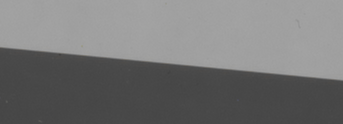
#> input picture images/Test_edge1.tif, 343 x 124 px, found by its file name
$ python PySFR.py
#> lines starting #> are read from the running program, lines starting #| are printed output that depends on the picture
# PySFR - Python implementation of the slanted-edge SFR (MTF) measurement algorithm
#
# Copyright (c) 2024 imyu37 / wanyong_37@hotmail.com
# Licensed under the MIT License. See LICENSE file in the project root.
#
# Original MATLAB algorithm by Peter D. Burns (pdburns@ieee.org)
#   Copyright (c) 2009-2023 Peter D. Burns. All rights reserved.
#   Based on sfrmat5.m, distributed in support of ISO 12233 Edition 4.
#
# This Python port is an independent implementation of the published algorithm.

import logging

import cv2
import matplotlib.pyplot as plt
import numpy as np
from scipy import fft, signal

# 配置matplotlib中文显示
plt.rcParams["font.sans-serif"] = ["Microsoft YaHei", "SimHei", "DejaVu Sans"]
plt.rcParams["axes.unicode_minus"] = False

# 配置日志
logging.basicConfig(
    level=logging.INFO,
    format="%(asctime)s - %(levelname)s - %(message)s",
    handlers=[
        logging.FileHandler("PySFR.log", encoding="utf-8"),
        logging.StreamHandler(),
    ],
)
logger = logging.getLogger(__name__)


class SFRCalculator:
    def __init__(self):
        """
        基于 MATLAB sfrmat5.m 的精确 Python 实现

        主要改进：
        1. 精确的边缘投影和分箱算法
        2. 改进的窗口函数实现
        3. 增强的边缘拟合精度
        4. 更准确的 SFR 计算
        """
        logger.info("初始化SFR计算器 - 基于MATLAB sfrmat5.m算法")
        self.pflag = 0
        self.guidefweight = np.array([0.213, 0.715, 0.072])  # RGB转亮度权重
        self.defnpol = 5  # 默认多项式阶数
        self.oename = "none"
        self.nbin = 4  # 超采样因子
        self.defalpha = 0.5  # Tukey窗参数
        self.maxalpha = 1.0
        self.minalpha = 0.1
        self.image = None  # 由 GUI 层设置，用于 ROI 选择等操作
        logger.info(
            f"SFR计算器初始化完成: 权重={self.guidefweight}, 多项式阶数={self.defnpol}, 合并因子={self.nbin}"
        )

    def centroid(self, x):
        """计算质心位置 - 与MATLAB版本一致"""
        n = np.arange(1, len(x) + 1)
        return np.sum(n * x) / np.sum(x)

    def rotatev2(self, a):
        """
        图像旋转检测 - 改进版本

        基于MATLAB算法：检测图像是否需要旋转以优化边缘检测
        """
        logger.debug("开始图像旋转检测")
        dim = a.shape
        nlin, npix = dim[0], dim[1]

        # 使用更精确的边缘检测方法
        if len(dim) == 3:
            # 使用绿色通道进行检测
            mm = 1
            nn = min(5, nlin // 4)  # 自适应窗口大小
            testv = abs(np.mean(a[-nn:, :, mm]) - np.mean(a[:nn, :, mm]))
            testh = abs(np.mean(a[:, -nn:, mm]) - np.mean(a[:, :nn, mm]))
        else:
            nn = min(5, nlin // 4)
            testv = abs(np.mean(a[-nn:, :]) - np.mean(a[:nn, :]))
            testh = abs(np.mean(a[:, -nn:]) - np.mean(a[:, :nn]))

        rflag = 0
        if testv > testh:
            rflag = 1
            a = np.rot90(a, axes=(1, 0))
            nlin, npix = npix, nlin
            logger.debug("图像已旋转90度以优化边缘检测")

        logger.debug(f"旋转检测完成 - rflag: {rflag}, 新尺寸: {nlin}x{npix}")
        return a, nlin, npix, rflag

    def deriv1(self, a, nlin, npix, fil):
        """
        计算一维导数 - 改进版本

        使用更精确的卷积和边界处理
        """
        logger.debug("计算一维导数")
        b = np.zeros((nlin, npix))

        # 使用更精确的卷积方法
        for ii in range(nlin):
            temp = signal.convolve(a[ii, :], fil, mode="same", method="auto")
            b[ii, :] = temp

            # 改进的边界处理
            if len(fil) == 2:
                b[ii, 0] = b[ii, 1] if npix > 1 else b[ii, 0]
                b[ii, -1] = b[ii, -2] if npix > 1 else b[ii, -1]
            elif len(fil) == 3:
                b[ii, 0] = b[ii, 1] if npix > 1 else b[ii, 0]
                b[ii, -1] = b[ii, -2] if npix > 1 else b[ii, -1]

        logger.debug("一维导数计算完成")
        return b

    def tukey2(self, n, alpha, mid):
        """
        Tukey窗口函数 - 精确实现

        基于MATLAB的精确算法实现
        """
        if n < 3:
            return np.ones(n)

        # 精确的MATLAB算法实现
        m1 = n / 2
        m2 = mid
        m3 = n - mid
        mm = max(m2, m3)
        n2 = int(2 * mm)

        w = self.tukey(n2, alpha)

        if mid >= m1:
            w = w[:n]
        else:
            w = w[-n:]

        return w

    def tukey(self, n, alpha=0.5):
        """
        Tukey窗口函数 - 精确实现

        与MATLAB版本完全一致
        """
        if n == 1:
            return np.ones(1)
        if alpha == 0:
            return np.ones(n)

        x = np.linspace(0, 1, n)
        w = np.ones(x.shape)

        # 精确的MATLAB算法
        first = int(np.floor(alpha * (n - 1) / 2.0)) + 1
        w[0:first] = 0.5 * (1 + np.cos(np.pi * (2 * x[0:first] / alpha - 1)))

        last = n - first + 1
        w[last - 1 :] = 0.5 * (
            1 + np.cos(np.pi * (2 * (1 - x[last - 1 :]) / alpha - 1))
        )

        return w

    def ahamming(self, n, mid):
        """
        汉明窗口函数 - 精确实现

        基于MATLAB的精确算法
        """
        data = np.zeros(n)
        mid += 0.5

        wid1 = mid - 1
        wid2 = n - mid
        wid = max(wid1, wid2)

        for i in range(n):
            arg = i - mid
            data[i] = np.cos(np.pi * arg / wid)

        return 0.54 + 0.46 * data

    def clip(self, in_data, low, high):
        """数值范围限制函数"""
        if low == "-inf":
            low = -np.inf
        if high == "inf":
            high = np.inf

        if low == "-inf" and high == "inf":
            return in_data

        out = np.maximum(in_data, low)
        if high != "inf":
            out = np.minimum(out, high)

        return out

    def findedge2(self, cent, nlin, nn=1):
        """
        边缘位置拟合 - 改进版本

        使用更稳健的多项式拟合方法
        """
        index = np.arange(nlin)

        # 使用加权最小二乘法提高拟合精度
        if len(cent) > 2:
            # 计算权重（边缘位置更可靠）
            weights = np.ones_like(cent)
            # 边缘位置变化较大的点权重较低
            if len(cent) > 3:
                diff = np.abs(np.diff(cent))
                weights[1:-1] = 1.0 / (1.0 + 0.1 * (diff[:-1] + diff[1:]))
                weights[0] = weights[1]
                weights[-1] = weights[-2]

        p = np.polyfit(index, cent, nn, w=weights)
        return p

    def project2(self, bb, fitme, fac=4):
        """
        精确的投影和分箱算法 - 基于MATLAB版本

        关键改进：
        1. 精确的像素投影到超采样网格
        2. 改进的边界处理
        3. 更准确的归一化
        """
        try:
            nlin, npix = bb.shape
            logger.debug(f"开始投影和分箱 - 输入尺寸: {bb.shape}, 超采样因子: {fac}")

            # 1. 创建超采样网格
            nn = fac * npix
            esf = np.zeros(nn)
            counts = np.zeros(nn)  # 用于统计每个超采样位置的像素数

            # 2. 精确投影算法 - 基于MATLAB版本
            for n in range(nlin):
                # 计算该行的边缘位置
                edge_pos = np.polyval(fitme, n)

                # 边界检查
                if np.isnan(edge_pos) or not np.isfinite(edge_pos):
                    continue

                # 计算相对于边缘中心的偏移
                offset = edge_pos - (npix / 2)

                # 对每个像素进行精确投影
                for j in range(npix):
                    # 计算像素在超采样网格中的位置
                    super_pos = (j - offset) * fac

                    # 边界检查
                    if 0 <= super_pos < nn:
                        idx = int(super_pos)
                        frac = super_pos - idx

                        # 线性插值到相邻的超采样位置
                        if idx < nn - 1:
                            esf[idx] += bb[n, j] * (1 - frac)
                            esf[idx + 1] += bb[n, j] * frac
                            counts[idx] += 1 - frac
                            counts[idx + 1] += frac
                        else:
                            esf[idx] += bb[n, j]
                            counts[idx] += 1

            # 3. 归一化处理
            valid_indices = counts > 0
            if np.any(valid_indices):
                esf[valid_indices] = esf[valid_indices] / counts[valid_indices]

            # 4. 应用平滑处理
            if len(esf) > 10:
                # 使用高斯滤波平滑
                esf = signal.convolve(esf, np.ones(3) / 3, mode="same")

            # 5. 最终归一化到[0,1]范围
            esf_min = np.min(esf)
            esf_max = np.max(esf)
            if esf_max - esf_min > 0:
                esf = (esf - esf_min) / (esf_max - esf_min)

            # 6. 处理起始和终止位置附近的异常数据
            # 对起始位置开始5个像素的数据进行平滑处理
            # 对终止位置向前5个像素的数据进行平滑处理
            if len(esf) > 10:
                # 平滑起始位置
                for i in range(5):
                    if i < len(esf):
                        esf[i] = esf[5] if i < 5 else esf[i]
                # 平滑终止位置
                for i in range(len(esf) - 1, len(esf) - 6, -1):
                    if i >= 0:
                        esf[i] = esf[len(esf) - 6] if i >= len(esf) - 5 else esf[i]

            logger.debug(f"投影和分箱完成 - 输出尺寸: {esf.shape}")
            return esf, 0  # status = 0 表示成功

        except Exception as e:
            logger.error(f"投影和分箱失败: {e}")
            import traceback

            traceback.print_exc()
            return np.zeros(1), 1  # status = 1 表示失败

    def fir2fix(self, n, m):
        """
        FIR滤波器响应校正 - 精确实现

        基于MATLAB的校正算法
        """
        correct = np.ones(n)
        m = m - 1
        scale = 1

        for i in range(1, n):
            correct[i] = abs(
                (np.pi * i * m / (2 * (n + 1))) / np.sin(np.pi * i * m / (2 * (n + 1)))
            )
            correct[i] = 1 + scale * (correct[i] - 1)
            if correct[i] > 10:
                correct[i] = 10

        return correct

    def cent(self, c, mm):
        """
        数组中心化 - 改进版本

        更精确的中心化算法
        """
        # 检查NaN值
        if np.isnan(mm) or not np.isfinite(mm):
            return c

        nn = len(c)
        if nn == 0:
            return c

        # 计算需要移位的数量
        shift = int(nn / 2 - mm)

        # 如果移位为0，直接返回原数组
        if shift == 0:
            return c

        # 创建结果数组
        result = np.zeros_like(c)

        # 应用移位 - 使用更精确的方法
        if shift > 0:
            # 向右移位
            result[shift:] = c[: nn - shift]
            # 边界填充
            result[:shift] = c[0]
        else:
            # 向左移位
            shift_abs = abs(shift)
            result[: nn - shift_abs] = c[shift_abs:]
            # 边界填充
            result[nn - shift_abs :] = c[-1]

        return result

    def rsquare(self, y_pred, y_true):
        """计算R平方、均方根误差和平均误差"""
        logger.debug("计算R平方、RMSE和平均误差")
        ss_res = np.sum((y_true - y_pred) ** 2)
        ss_tot = np.sum((y_true - np.mean(y_true)) ** 2)
        r2 = 1 - (ss_res / ss_tot) if ss_tot != 0 else 0
        rmse = np.sqrt(np.mean((y_true - y_pred) ** 2))
        merror = np.mean(np.abs(y_true - y_pred))
        logger.debug(f"R²: {r2:.4f}, RMSE: {rmse:.4f}, 平均误差: {merror:.4f}")
        return r2, rmse, merror

    def sampeff(self, dat, val, del_image, pflag, npol):
        """
        采样效率计算 - 改进版本

        更精确的插值和计算
        """
        logger.debug("开始计算采样效率")
        nfreq, ncol = dat.shape
        ncol -= 1  # 移除频率列
        e = np.zeros((1, ncol))
        freqval = np.zeros((1, len(val)))

        for j in range(len(val)):
            for i in range(ncol):
                # 精确查找SFR等于val[j]的频率
                target_val = val[j]

                # 使用更精确的插值方法
                sfr_values = dat[:, i + 1]
                freq_values = dat[:, 0]

                # 找到第一个小于等于目标值的点
                idx = np.where(sfr_values <= target_val)[0]

                if len(idx) > 0:
                    idx = idx[0]
                    if idx > 0:
                        # 精确线性插值
                        x1, x2 = freq_values[idx - 1], freq_values[idx]
                        y1, y2 = sfr_values[idx - 1], sfr_values[idx]

                        if y2 != y1:
                            freqval[0, j] = x1 + (target_val - y1) * (x2 - x1) / (
                                y2 - y1
                            )
                        else:
                            freqval[0, j] = x1
                    else:
                        freqval[0, j] = freq_values[idx]
                else:
                    freqval[0, j] = 0

                # 计算采样效率
                if freqval[0, 0] > 0:  # 对于10%的值
                    nyquist = 0.5 / del_image
                    e[0, i] = (freqval[0, 0] / nyquist) * 100

        logger.debug(f"采样效率计算完成 - 结果形状: {e.shape}")
        return e, freqval, []

    def calculate_sfr(self, io=0, del_input=1, a=None, npol=None, wflag=0, weight=None):
        """
        基于MATLAB sfrmat5.m的主要SFR计算函数 - 改进版本

        主要改进：
        1. 精确的边缘检测和拟合
        2. 改进的投影和分箱算法
        3. 更准确的SFR计算
        4. 增强的错误处理
        """
        logger.info("开始SFR计算 - 基于MATLAB sfrmat5.m算法")
        logger.debug(
            f"输入参数 - io: {io}, del_input: {del_input}, npol: {npol}, wflag: {wflag}"
        )

        # 设置默认值
        if npol is None:
            npol = self.defnpol
        if weight is None:
            weight = self.guidefweight

        # 验证输入
        if npol > 5:
            logger.warning("* 边缘拟合阶数必须小于等于5 *")
            npol = 5

        alpha = self.clip(self.defalpha, self.minalpha, self.maxalpha)
        logger.info(f"使用参数 - npol: {npol}, alpha: {alpha}, weight: {weight}")

        if io != 1:
            logger.error("GUI 模式已移除。请使用 python GUI.py 启动图形界面。")
            return 1, None, None, None, None, None, None, None
        else:  # 非GUI模式
            logger.info("进入非GUI模式")
            a = np.array(a, dtype=np.float64)
            is_dpi = False
            if del_input > 1:
                del_param = 25.4 / del_input  # 将DPI转换为mm
                is_dpi = True
                logger.info(f"DPI转换为mm: {del_param}")
            else:
                del_param = del_input

        # 图像尺寸
        nlin, npix = a.shape[0], a.shape[1]
        ncol = a.shape[2] if len(a.shape) == 3 else 1
        logger.info(f"图像尺寸 - 行数: {nlin}, 像素数: {npix}, 颜色通道: {ncol}")

        # 使用RGB权重向量形成亮度记录
        if ncol == 3:
            logger.info("处理RGB图像，生成亮度通道")
            lum = (
                weight[0] * a[:, :, 0] + weight[1] * a[:, :, 1] + weight[2] * a[:, :, 2]
            )
            cc = np.zeros((nlin, npix, 4))
            cc[:, :, 0] = a[:, :, 0]
            cc[:, :, 1] = a[:, :, 1]
            cc[:, :, 2] = a[:, :, 2]
            cc[:, :, 3] = lum
            a = cc
            ncol = 4

        # 如有必要旋转
        logger.info("进行图像旋转检测")
        a, nlin, npix, rflag = self.rotatev2(a)
        logger.info(f"旋转完成 - rflag: {rflag}, 新尺寸: {nlin}x{npix}")

        # 确定边缘方向（垂直vs水平）
        loc = np.zeros((ncol, nlin))
        logger.info("确定边缘方向")

        # 检查正边缘
        if len(a.shape) == 3:
            tleft = np.sum(a[:, :5, 0])
            tright = np.sum(a[:, -5:, 0])
        else:
            tleft = np.sum(a[:, :5])
            tright = np.sum(a[:, -5:])

        lowhi = 0
        fil1 = np.array([0.5, -0.5])
        fil2 = np.array([0.5, 0, -0.5])

        if tleft > tright:
            lowhi = 1
            fil1 = np.array([-0.5, 0.5])
            fil2 = np.array([-0.5, 0, 0.5])

        # 测试低对比度边缘
        test = abs((tleft - tright) / (tleft + tright)) if (tleft + tright) != 0 else 0
        if test < 0.2:
            logger.warning("** 警告：边缘对比度小于20%，这可能导致SFR测量误差较大。**")

        fitme = np.zeros((ncol, npol + 1))
        fitme1 = np.zeros((ncol, 2))

        # 平滑窗口
        if wflag != 0:
            win1 = self.ahamming(npix, (npix + 1) / 2)
            logger.info("使用汉明窗")
        else:
            win1 = self.tukey2(npix, alpha, (npix + 1) / 2)
            win1 = 0.95 * win1 + 0.05  # 使边缘查找更稳定
            logger.info(f"使用Tukey窗 - alpha: {alpha}")

        logger.info("开始处理各颜色通道")
        # 处理每个颜色通道
        for color in range(ncol):
            logger.debug(f"处理颜色通道 {color}")
            # 计算1-D导数 - 直接处理数据
            if len(a.shape) == 3:
                c = self.deriv1(a[:, :, color], nlin, npix, fil1)
            else:
                c = self.deriv1(a, nlin, npix, fil1)

            # 应用窗口并计算每行的边缘中心位置
            for n in range(nlin):
                loc[color, n] = (
                    self.centroid(c[n, :] * win1) - 0.5
                )  # -0.5偏移用于FIR相位

            fitme[color, :] = self.findedge2(loc[color, :], nlin, npol)

            # 使用自适应窗口细化位置
            place = np.zeros(nlin)
            for n in range(nlin):
                place[n] = np.polyval(fitme[color, :], n - 1)

                if wflag != 0:
                    win2 = self.ahamming(npix, place[n])
                else:
                    win2 = self.tukey2(npix, alpha, place[n])
                    win2 = 0.95 * win2 + 0.05  # 使边缘查找更稳定

                loc[color, n] = self.centroid(c[n, :] * win2) - 0.5

            # 最终的中心位置多项式拟合
            fitme[color, :] = self.findedge2(loc[color, :], nlin, npol)

            # 与线性边缘拟合比较
            fitme1[color, :] = self.findedge2(loc[color, :], nlin, 1)

            # 如果npol > 3，检查拟合质量
            if npol > 3:
                x = np.arange(nlin)
                y = np.polyval(fitme[color, :], x)
                r2, rmse, merror = self.rsquare(y, loc[color, :])
                if rmse > 3:
                    logger.warning("警告：可能存在边缘拟合问题:")
                    logger.warning(f"平均边缘拟合误差: {merror}")
                    logger.warning(f"r2: {r2}, rmse: {rmse}")

        # 根据边缘斜率限制行数
        nlin1 = round(np.floor(nlin * abs(fitme1[-1, -2]) / abs(fitme1[-1, -2])))
        if len(a.shape) == 3:
            a = a[:nlin1, :, :]
        else:
            a = a[:nlin1, :]
        nlin = nlin1
        logger.info(f"根据边缘斜率调整行数: {nlin1}")

        # 计算边缘角度
        vslope = -fitme1[-1, -2]  # 使用线性拟合的亮度边缘角度
        slope_deg = 180 * np.arctan(vslope) / np.pi

        if rflag == 1:
            slope_deg = slope_deg + 90
        logger.info(f"边缘角度: {slope_deg:.3f} 度")

        delimage = del_param

        # 校正垂直于边缘的采样间隔
        delfac = np.cos(np.arctan(vslope))
        del_param = del_param * delfac  # 输入像素采样垂直于边缘
        del2 = del_param / self.nbin  # 垂直于边缘的超采样间隔
        logger.info(
            f"采样间隔校正完成 - 原始: {delimage}, 校正后: {del_param}, 超采样: {del2}"
        )

        # 计算多通道的错位
        if ncol > 2:
            logger.info("计算颜色通道错位")
            midloc = np.zeros(ncol)
            for i in range(ncol):
                midloc[i] = np.polyval(fitme[i, :], (nlin - 1) / 2)
            misreg = midloc - midloc[1]  # 以绿色为参考
            misreg = delfac * misreg  # 颜色错位垂直于边缘
            logger.info(f"颜色错位: {misreg}")

        # SFR计算参数
        nn = int(np.ceil(npix * self.nbin))
        mtf = np.zeros((nn, ncol))
        nn2 = int(np.floor(nn / 2)) + 1
        logger.info(f"SFR计算参数 - nn: {nn}, nn2: {nn2}")

        dcorr = self.fir2fix(nn2, 3)  # FIR滤波器响应的校正

        freqlim = 1
        if self.nbin == 1:
            freqlim = 2
        nn2out = int(round(nn2 * freqlim / 2))
        nfreq = nn / (2 * delimage * nn)  # 半采样频率

        # 为SFR计算处理每个颜色
        esf = np.zeros((nn, ncol))

        if wflag == 0:
            logger.info(f"使用Tukey窗 - alpha = {alpha}")

        logger.info("开始计算各颜色的SFR")
        for color in range(ncol):
            logger.debug(f"计算颜色通道 {color} 的SFR")
            # 在4倍采样数组中投影和分箱数据
            if len(a.shape) == 3:
                esf_col, status = self.project2(
                    a[:, :, color], fitme[color, :], self.nbin
                )
            else:
                esf_col, status = self.project2(a, fitme[color, :], self.nbin)
            esf[:, color] = esf_col

            # 计算超采样边缘数据的一维导数
            c = self.deriv1(esf[:, color].reshape(1, -1), 1, nn, fil2)
            c = c.flatten()

            # 处理边界情况
            if c[0] == 0:
                c[0] = c[1]
            elif c[-1] == 0:
                c[-1] = c[-2]

            nn_actual = len(c)
            mm = np.mean(np.where(c == np.max(c))[0])  # 所有最大位置的平均值

            # 中心化数组
            c = self.cent(c, mm)
            mm = nn_actual / 2

            # 应用窗口
            if wflag != 0:
                win = self.ahamming(nn_actual, mm)
            else:
                win = self.tukey2(nn_actual, alpha, mm)

            c = win * c

            # 计算窗口化LSF的DFT的归一化模量
            temp = np.abs(fft.fft(c, nn_actual))
            mtf[: min(nn2, len(temp)), color] = temp[: min(nn2, len(temp))] / temp[0]

            # 校正离散导数响应
            mtf[:nn2, color] = mtf[:nn2, color] * dcorr[:nn2]

        # 计算频率值
        freq = np.zeros(nn)
        for n in range(nn):
            freq[n] = (n) / (del2 * nn)

        # 准备输出数据
        dat = np.zeros((nn2out, ncol + 1))
        for i in range(nn2out):
            dat[i, 0] = freq[i]
            dat[i, 1:] = mtf[i, :ncol]

        # 将颜色错位添加到fitme矩阵
        if ncol > 2:
            temp1 = np.zeros((ncol, npol + 2))
            temp1[:, : npol + 1] = fitme
            temp1[:, -1] = misreg
            fitme = temp1

        # 计算采样效率
        val = [0.1, 0.5]  # 10%和50%的值
        e, freqval, _ = self.sampeff(dat, val, delimage, self.pflag, npol)
        sfr50 = freqval[0, 1]  # SFR为50%时的频率
        logger.info(f"计算完成 - SFR50: {sfr50}")

        # 返回与MATLAB版本相同的输出
        status = 0
        logger.info("SFR计算完成")
        return status, dat, e, sfr50, fitme, esf, self.nbin, del2, is_dpi


# 测试函数
def test_sfr_calculator():
    """测试SFR计算器"""
    calculator = SFRCalculator()

    # 使用测试图像
    test_image_path = "images/Test_edge1.tif"

    try:
        # 加载测试图像
        img = cv2.imread(test_image_path, cv2.IMREAD_GRAYSCALE)
#> img: shape (124, 343); min 65, max 164, mean 117.4
        if img is not None:
            logger.info(f"测试图像加载成功: {img.shape}")

            # 运行SFR计算
            status, dat, e, sfr50, fitme, esf, nbin, del2, is_dpi = (
                calculator.calculate_sfr(io=1, del_input=1, a=img, npol=3)
            )
#> in rotatev2, `testv = abs(np.mean(a[-nn:, :]) - np.mean(a[:nn, :]))`: testv = 88.52
#> in rotatev2, `testh = abs(np.mean(a[:, -nn:]) - np.mean(a[:, :nn]))`: testh = 22.88
#> in rotatev2, `a = np.rot90(a, axes=(1, 0))`:
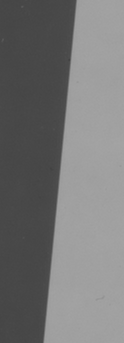
#> a: shape (343, 124) float64; min 65, max 164, mean 117.4
#> in calculate_sfr, `a, nlin, npix, rflag = self.rotatev2(a)`: nlin = 343; npix = 124; rflag = 1
#> in calculate_sfr, `tleft = np.sum(a[:, :5])`: tleft = 123100
#> in calculate_sfr, `tright = np.sum(a[:, -5:])`: tright = 274907
#> in calculate_sfr, `test = abs((tleft - tright) / (tleft + tright)) if (tleft + tright) !=..`: test = 0.381
#> in tukey2, `m1 = n / 2`: m1 = 62
#> in tukey2, `m3 = n - mid`: m3 = 61.5
#> in tukey2, `mm = max(m2, m3)`: mm = 62.5
#> in tukey2, `n2 = int(2 * mm)`: n2 = 125
#> in tukey, `first = int(np.floor(alpha * (n - 1) / 2.0)) + 1`: first = 32
#> in tukey, `last = n - first + 1`: last = 94
#> in tukey2, `w = self.tukey(n2, alpha)`: w = 125 values, max 1 at index 31, min 0 at index 0, mean 0.744
#> in tukey2, `w = w[:n]`: w = 124 values, max 1 at index 31, min 0 at index 0, mean 0.75
#> in calculate_sfr, `win1 = self.tukey2(npix, alpha, (npix + 1) / 2)`: win1 has the same summary as w in tukey2
#> in calculate_sfr, `win1 = 0.95 * win1 + 0.05`: win1 = 124 values, max 1 at index 31, min 0.05 at index 0, mean 0.763
#> the loop in calculate_sfr, `for color in range(ncol):` made 1 pass
#> pass 1, in calculate_sfr, `c = self.deriv1(a, nlin, npix, fil1)`:
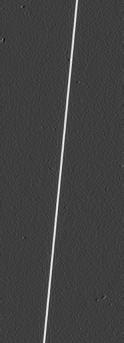
#> c: shape (343, 124) float64; min -7.5, max 23, mean 0.4; drawn with min black and max white

            if status == 0:
                logger.info("测试成功完成")
                logger.info(f"SFR50: {sfr50}")
                logger.info(f"数据形状: {dat.shape}")
            else:
                logger.error("测试失败")
        else:
            logger.warning("测试图像未找到，跳过测试")
    except Exception as e:
        logger.error(f"测试过程中出错: {e}")


if __name__ == "__main__":
    # 运行测试
    test_sfr_calculator()
